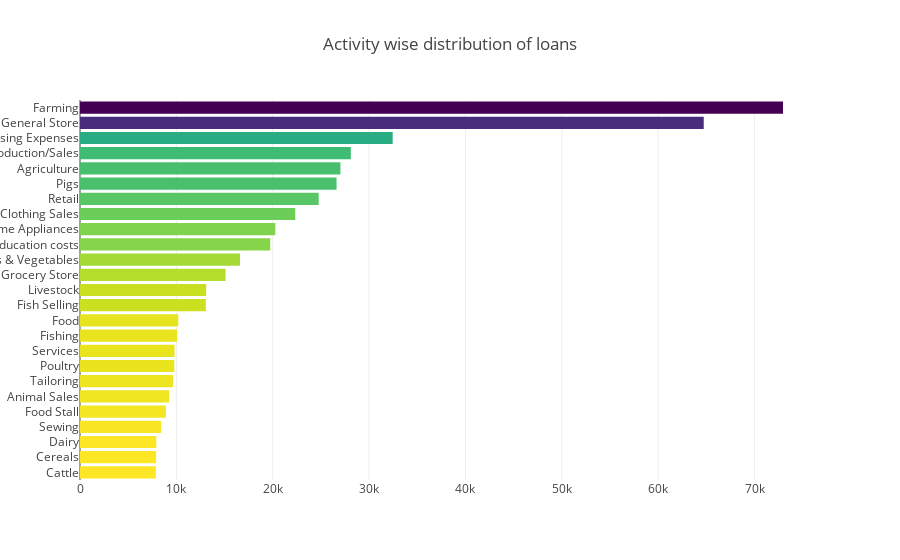

Here is the notebook cell this chart was saved with:
### Code cell
activities = loans['activity'].value_counts().head(25)
trace = go.Bar(
    y=activities.index[::-1],
    x=activities.values[::-1],
    orientation = 'h',
    marker=dict(
        color=activities.values[::-1],
        colorscale = 'Viridis',
        reversescale = True
    ),
)

layout = dict(
    title='Activity wise distribution of loans',
    )
data = [trace]
fig = go.Figure(data=data, layout=layout)
py.iplot(fig, filename="ActivityLoan")

### Figure 1 — Plotly figure (JSON) as saved in the notebook; plotly's stock layout.template omitted (floating-point values rounded to 4 significant figures)
{"data": [{"marker": {"color": [7865, 7898, 7914, 8414, 8905, 9237, 9657, 9783, 9807, 10066, 10197, 13060, 13095, 15102, 16610, 19742, 20267, 22339, 24771, 26624, 27023, 28106, 32448, 64729, 72955], "colorscale": "Viridis", "reversescale": true}, "orientation": "h", "type": "bar", "x": [7865, 7898, 7914, 8414, 8905, 9237, 9657, 9783, 9807, 10066, 10197, 13060, 13095, 15102, 16610, 19742, 20267, 22339, 24771, 26624, 27023, 28106, 32448, 64729, 72955], "y": ["Cattle", "Cereals", "Dairy", "Sewing", "Food Stall", "Animal Sales", "Tailoring", "Poultry", "Services", "Fishing", "Food", "Fish Selling", "Livestock", "Grocery Store", "Fruits & Vegetables", "Higher education costs", "Home Appliances", "Clothing Sales", "Retail", "Pigs", "Agriculture", "Food Production/Sales", "Personal Housing Expenses", "General Store", "Farming"]}], "layout": {"title": "Activity wise distribution of loans"}}
